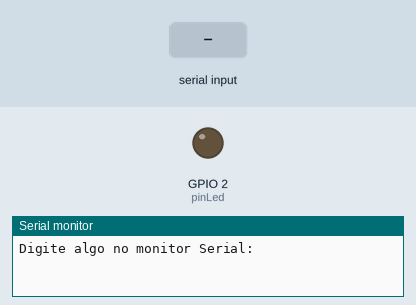
Recording of a program running on a simulated ESP32. Parts: output pins drawn as LEDs (lit = HIGH), the last lines printed to the serial monitor. The test bench sets the inputs (shaded band).

Above: at 1.2 s.
1.3 s: "liga\n" received over Serial
At 2.3 s:
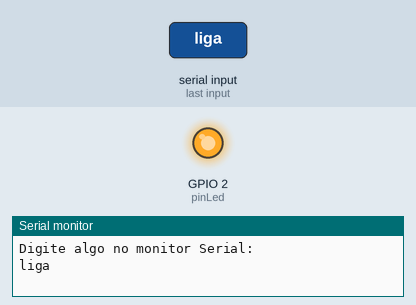
2.8 s: "desliga\n" received over Serial
At 3.4 s:
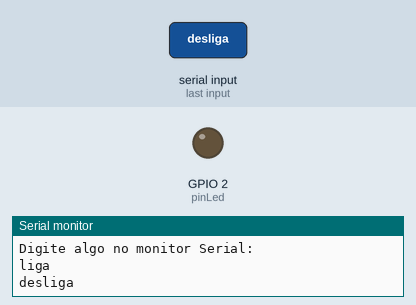
Timing chart, 0 to 5.8 s (numbered marks = the images above; inputs shaded):
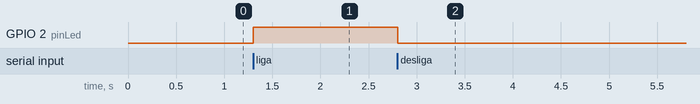

Measured:
- after the input at 1.3 s, GPIO 2 (pinLed): LOW → HIGH at once
- after the input at 2.8 s, GPIO 2 (pinLed): HIGH → LOW at once

The program:

main.cpp
```cpp
#include <Arduino.h>
#include "BluetoothSerial.h"

#define pinLed 2

//* Instancias de Objetos
String palavra = "";

void setup()
{
  Serial.begin(9600);
  Serial.println("Digite algo no monitor Serial:");

  pinMode(pinLed, OUTPUT);
}

void loop()
{
  while (Serial.available())
  {

    char caractere = Serial.read();

    if (caractere == '\n')
    {
      Serial.println(palavra);
      if (palavra.equals("liga"))
      {
        digitalWrite(pinLed, HIGH);
      }

      else if (palavra.equals("desliga"))
      {
        digitalWrite(pinLed, LOW);
      }

      else
      {
        Serial.println("Comando nao reconhecido");
      }
      palavra = "";
    }
    else if (caractere != '\r')
    {
      palavra += caractere;
    }
  }
}
```
